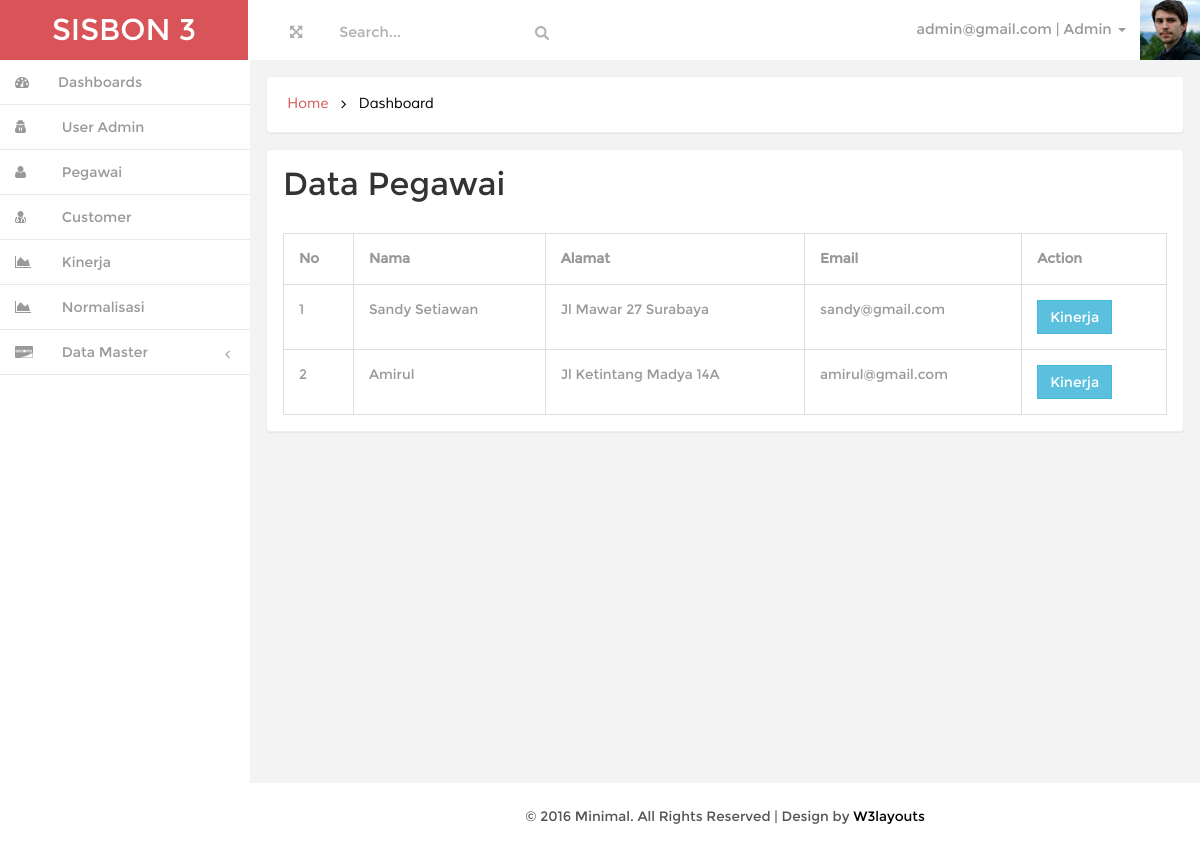
Page /index.php?page=kinerjalistpegawai (signed in) on the earlier database version.
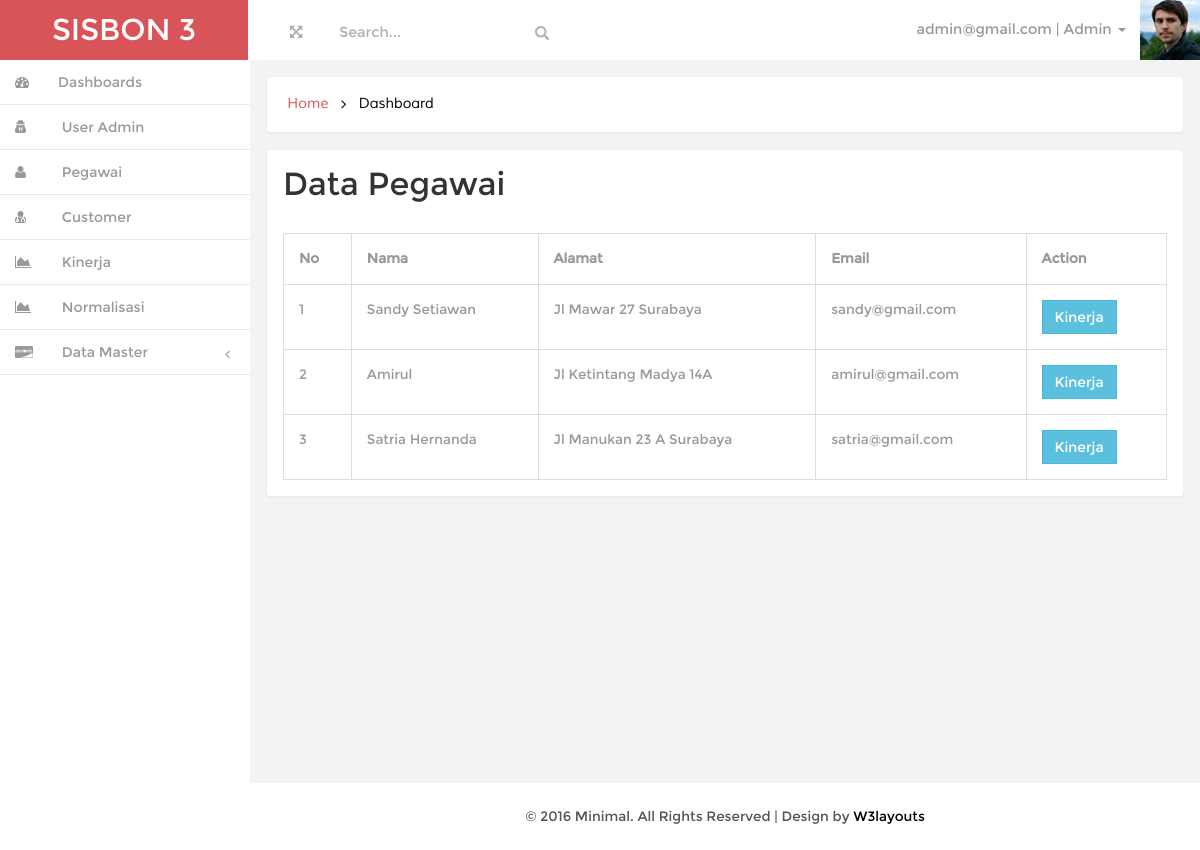
Same page on the later database version.
### tables this page shows
CREATE TABLE IF NOT EXISTS `tbpegawai` (
  `id_pegawai` int(11) NOT NULL AUTO_INCREMENT,
  `nama` varchar(100) NOT NULL,
  `tgl_lahir` date NOT NULL,
  `no_telp` varchar(20) NOT NULL,
  `alamat` text NOT NULL,
  `tgl_masuk` date NOT NULL,
  `email` varchar(50) NOT NULL,
  `password` varchar(50) NOT NULL,
  PRIMARY KEY (`id_pegawai`)
);

### class/Pegawai.php (called while the page is built, shortened)
<?php
class Pegawai implements BaseData
{
    private $conn;
    public function __construct()
    {
        $database = new Koneksi();
        $db = $database->dbKoneksi();
        $this->conn = $db;
    }
    public function getAll()
    {
        try
        {
            $stmt = $this->conn->prepare("SELECT * FROM tbpegawai");
            $stmt->execute();
            $rowPegawai = $stmt->fetchAll(PDO::FETCH_ASSOC);
            return $rowPegawai;
        }
        catch(PDOException $e)
        {
            echo $e->getMessage();
        }
    }
}

### page/kinerjalistpegawai.php (the view)
<?php
$model = new Pegawai();
?>
<h3 class="head-top">Data Pegawai</h3>
<table class="table table-bordered table-responsive">
    <tr>
        <th>No</th>
        <th>Nama</th>
        <th>Alamat</th>
        <th>Email</th>
        <th>Action</th>
    </tr>
    <?php
    $no=1;
    foreach($model->getAll() as $data){
        ?>
        <tr>
            <td><?=$no++?></td>
            <td><?=$data['nama']?></td>
            <td><?=$data['alamat']?></td>
            <td><?=$data['email']?></td>
            <td>
                <a href="?page=kinerjapegawai&id=<?=$data['id_pegawai']?>" class="btn btn-info">Kinerja</a>
            </td>
        </tr>
    <?php } ?>
</table>

Differences in the rows shown:
added tbpegawai: nama "Satria Hernanda", alamat "Jl Manukan 23 A Surabaya", email "satria@gmail.com"
